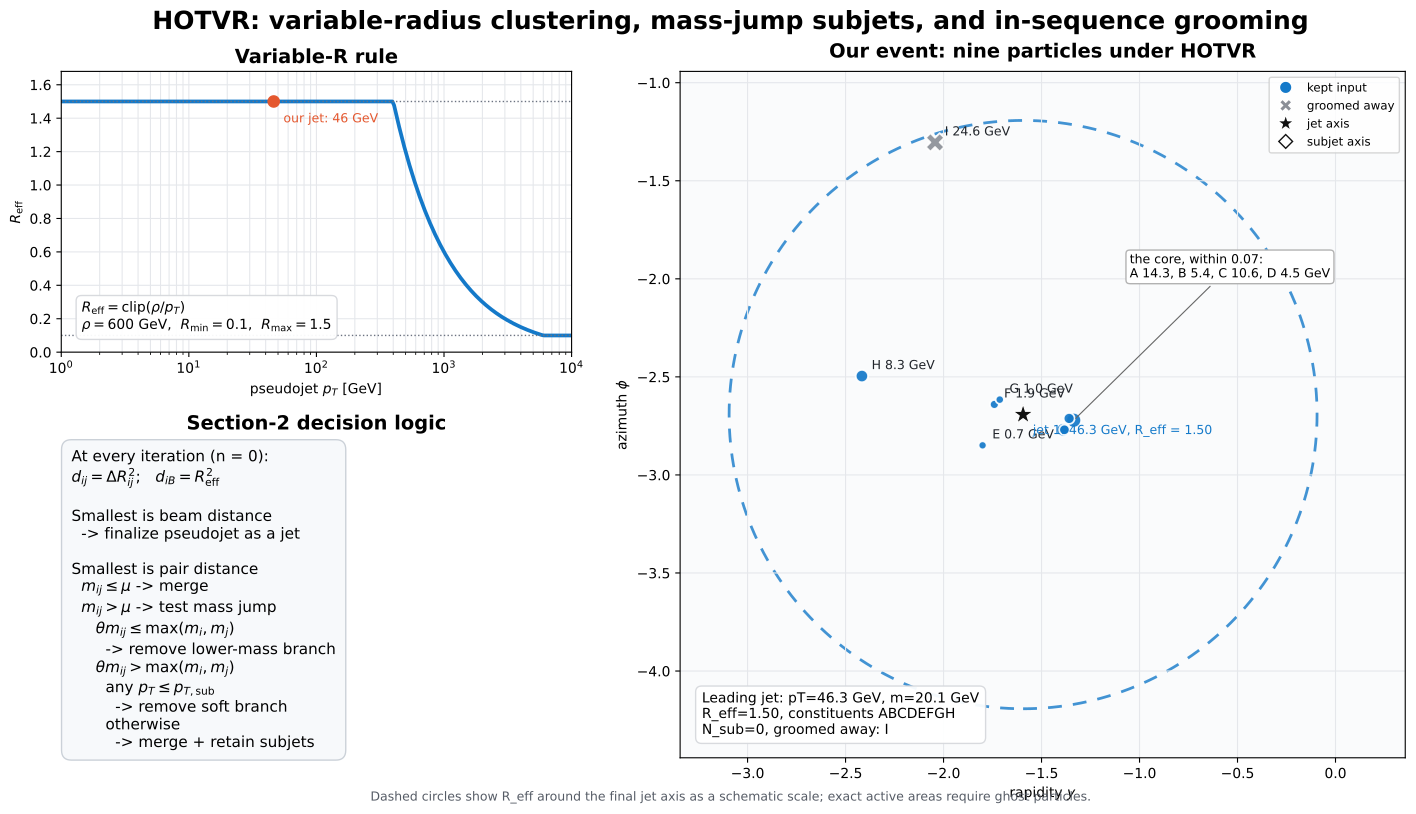

The Python source for this figure:
#!/usr/bin/env python3
"""HOTVR clustering, step by step, on the nine particles of antiKt.py.

The Heavy Object Tagger with Variable R (Lapsien, Kogler, Haller, arXiv:1606.04961, Section 2):
Cambridge/Aachen ordering (d_ij = DeltaR_ij^2, no momentum in the distance) with a beam distance that
shrinks with the pseudojet's pT,
    d_iB = R_eff(pT_i)^2,     R_eff = clip(rho / pT, R_min, R_max),
and a decision at every merge whose mass passes mu: the mass jump theta m_ij > max(m_i, m_j) must hold
and both branches must carry pT > pT_sub, otherwise the lighter (or the softer) branch is thrown away.
The defaults are the paper's top-tagging values (rho = 600 GeV, R_min = 0.1, R_max = 1.5, mu = 30 GeV,
theta = 0.7, pT_sub = 30 GeV); every one is a command-line option.

The particles are the nine of antiKt.py and caKt.py (rows of ../../Decay/event_Decay.lhe, massless): the
two cores of our b jet (A B, C D), three soft particles at its border (E F G), the leading particle of the
neighbouring gluon jet [4] (H, 1.1 away) and of jet [5] (I, 1.6 away). With R_eff = 1.5 for everything
below 400 GeV the whole neighbourhood is in reach: H is merged as an ordinary particle (the pair mass stays
below mu) and I, whose pair mass passes mu, is groomed away because it is softer than pT_sub. The script is
O(N^3), recomputes every distance at every step and prints every decision; it is a reading aid, not the
validated FastJet-contrib HOTVR plugin. plot_algorithms_GenJet.py runs the same decisions on the 749
particles of the event.

    python3 hotVR.py                                  # the branch checks, the history and a window with the picture
    python3 hotVR.py --no-show --output hotVR.pdf     # the picture as a file (make figures)
    python3 hotVR.py --rho 40 --mu 10 --ptsub 5       # parameters scaled down to a 100 GeV family
"""

from __future__ import annotations

import argparse
import math
from dataclasses import dataclass, field
from pathlib import Path
from typing import Iterable, Sequence


EPS = 1.0e-12


def delta_phi(phi_a: float, phi_b: float) -> float:
    """Return the signed azimuthal difference in [-pi, pi)."""

    return (phi_a - phi_b + math.pi) % (2.0 * math.pi) - math.pi


@dataclass(frozen=True)
class FourVector:
    """Minimal Cartesian Lorentz four-vector with (+, -, -, -) metric."""

    energy: float
    px: float
    py: float
    pz: float

    @classmethod
    def from_pt_y_phi_m(
        cls, pt: float, rapidity: float, phi: float, mass: float = 0.0
    ) -> "FourVector":
        if pt < 0.0 or mass < 0.0:
            raise ValueError("pt and mass must be non-negative")
        transverse_mass = math.hypot(pt, mass)
        return cls(
            energy=transverse_mass * math.cosh(rapidity),
            px=pt * math.cos(phi),
            py=pt * math.sin(phi),
            pz=transverse_mass * math.sinh(rapidity),
        )

    def __add__(self, other: "FourVector") -> "FourVector":
        return FourVector(
            self.energy + other.energy,
            self.px + other.px,
            self.py + other.py,
            self.pz + other.pz,
        )

    @property
    def pt(self) -> float:
        return math.hypot(self.px, self.py)

    @property
    def phi(self) -> float:
        return math.atan2(self.py, self.px)

    @property
    def mass(self) -> float:
        mass2 = (
            self.energy * self.energy
            - self.px * self.px
            - self.py * self.py
            - self.pz * self.pz
        )
        return math.sqrt(max(0.0, mass2))

    @property
    def rapidity(self) -> float:
        numerator = self.energy + self.pz
        denominator = self.energy - self.pz
        if numerator <= 0.0 or denominator <= 0.0:
            return math.copysign(math.inf, self.pz)
        return 0.5 * math.log(numerator / denominator)


@dataclass(frozen=True)
class PseudoJet:
    """A four-vector plus clustering ancestry and HOTVR subjets."""

    uid: int
    label: str
    p4: FourVector
    leaves: tuple[str, ...]
    subjets: tuple["PseudoJet", ...] = field(default_factory=tuple, repr=False)

    @property
    def pt(self) -> float:
        return self.p4.pt

    @property
    def mass(self) -> float:
        return self.p4.mass

    @property
    def rapidity(self) -> float:
        return self.p4.rapidity

    @property
    def phi(self) -> float:
        return self.p4.phi


@dataclass(frozen=True)
class HOTVRConfig:
    """HOTVR parameters (the defaults are the paper's top-tagging values)."""

    r_min: float = 0.1
    r_max: float = 1.5
    rho: float = 600.0  # GeV
    mu: float = 30.0  # GeV
    theta: float = 0.7
    pt_sub: float = 30.0  # GeV

    def __post_init__(self) -> None:
        if not 0.0 < self.r_min <= self.r_max:
            raise ValueError("Require 0 < r_min <= r_max")
        if self.rho <= 0.0 or self.mu < 0.0 or self.pt_sub < 0.0:
            raise ValueError("rho must be positive; mu and pt_sub non-negative")
        if not 0.0 <= self.theta <= 1.0:
            raise ValueError("theta must lie in [0, 1]")


@dataclass(frozen=True)
class HistoryStep:
    number: int
    action: str
    distance: float
    message: str


@dataclass(frozen=True)
class DiscardedPseudoJet:
    pseudojet: PseudoJet
    reason: str


@dataclass(frozen=True)
class ClusterResult:
    jets: tuple[PseudoJet, ...]
    discarded: tuple[DiscardedPseudoJet, ...]
    history: tuple[HistoryStep, ...]


def make_pseudojet(
    uid: int,
    label: str,
    pt: float,
    rapidity: float,
    phi: float,
    mass: float = 0.0,
) -> PseudoJet:
    """Build one input pseudojet from familiar collider coordinates."""

    return PseudoJet(
        uid=uid,
        label=label,
        p4=FourVector.from_pt_y_phi_m(pt, rapidity, phi, mass),
        leaves=(label,),
    )


def effective_radius(pt: float, config: HOTVRConfig) -> float:
    """Equation (4): clip rho / pt to [R_min, R_max]."""

    if pt <= 0.0:
        return config.r_max
    return min(config.r_max, max(config.r_min, config.rho / pt))


def pair_distance(a: PseudoJet, b: PseudoJet) -> float:
    """Equation (1) for HOTVR's n=0 choice: d_ij = DeltaR_ij^2."""

    dy = a.rapidity - b.rapidity
    dphi = delta_phi(a.phi, b.phi)
    return dy * dy + dphi * dphi


def beam_distance(a: PseudoJet, config: HOTVRConfig) -> float:
    """Equation (2) for n=0: d_iB = R_eff(pT_i)^2."""

    radius = effective_radius(a.pt, config)
    return radius * radius


def _subjet_leaves(pseudojet: PseudoJet) -> tuple[PseudoJet, ...]:
    """Flatten an existing HOTVR subjet list, or treat the object as one subjet."""

    return pseudojet.subjets if pseudojet.subjets else (pseudojet,)


def _merge(
    a: PseudoJet,
    b: PseudoJet,
    uid: int,
    record_subjets: bool,
) -> PseudoJet:
    if record_subjets:
        subjets = _subjet_leaves(a) + _subjet_leaves(b)
    elif a.subjets or b.subjets:
        # This is rarely reached for physical time-like four-vectors, because a
        # pseudojet that already passed a mass jump normally has mass > mu.
        # Propagating the existing leaves is the least surprising behaviour.
        subjets = _subjet_leaves(a) + _subjet_leaves(b)
    else:
        subjets = ()

    return PseudoJet(
        uid=uid,
        label=f"({a.label}+{b.label})",
        p4=a.p4 + b.p4,
        leaves=a.leaves + b.leaves,
        subjets=subjets,
    )


def hotvr_cluster(
    inputs: Sequence[PseudoJet], config: HOTVRConfig
) -> ClusterResult:
    """Cluster pseudojets using the Section-2 HOTVR decision sequence.

    The implementation deliberately recomputes every distance at each step so
    the correspondence with the paper is easy to inspect.  At exact mass ties,
    which Section 2 does not specify, the lower-pT object is removed; the uid is
    a final deterministic tie-breaker.
    """

    if len({pseudojet.uid for pseudojet in inputs}) != len(inputs):
        raise ValueError("Each input pseudojet must have a unique uid")

    active = list(inputs)
    jets: list[PseudoJet] = []
    discarded: list[DiscardedPseudoJet] = []
    history: list[HistoryStep] = []
    next_uid = max((pseudojet.uid for pseudojet in inputs), default=-1) + 1

    def remove(pseudojet: PseudoJet) -> None:
        active.remove(pseudojet)

    def log(action: str, distance: float, message: str) -> None:
        history.append(HistoryStep(len(history) + 1, action, distance, message))

    while active:
        # Candidate tuple: (distance, kind_order, uid_i, uid_j, kind, i, j).
        # kind_order only resolves the measure-zero case of an exact tie.
        candidates: list[
            tuple[float, int, int, int, str, PseudoJet, PseudoJet | None]
        ] = []
        for a in active:
            candidates.append((beam_distance(a, config), 0, a.uid, -1, "beam", a, None))
        for index, a in enumerate(active):
            for b in active[index + 1 :]:
                uid_a, uid_b = sorted((a.uid, b.uid))
                candidates.append((pair_distance(a, b), 1, uid_a, uid_b, "pair", a, b))

        distance, _, _, _, kind, a, b = min(candidates, key=lambda item: item[:4])

        # Step 1: a beam distance wins, so a is a completed jet.
        if kind == "beam":
            remove(a)
            jets.append(a)
            log(
                "finalize_jet",
                distance,
                f"d_iB = R_eff^2 smallest for {a.label}: finalize jet "
                f"(pT={a.pt:.1f}, m={a.mass:.1f}, R_eff={effective_radius(a.pt, config):.3f}).",
            )
            continue

        assert b is not None
        combined_p4 = a.p4 + b.p4
        combined_mass = combined_p4.mass

        # Step 2: below the mass threshold there is an ordinary recombination.
        if combined_mass <= config.mu + EPS:
            remove(a)
            remove(b)
            merged = _merge(a, b, next_uid, record_subjets=False)
            next_uid += 1
            active.append(merged)
            log(
                "merge_below_mu",
                distance,
                f"Pair {a.label} + {b.label} (dR={math.sqrt(distance):.3f}): m_ij={combined_mass:.1f} <= "
                f"mu={config.mu:.1f}; merge without declaring a new mass-jump subjet boundary.",
            )
            continue

        # Step 3: above mu, test the mass jump theta*m_ij > max(m_i,m_j).
        jump_lhs = config.theta * combined_mass
        jump_rhs = max(a.mass, b.mass)
        if not jump_lhs > jump_rhs + EPS:
            # The paper removes the lower-mass pseudojet.  For exact equal masses,
            # use lower pT and then uid as deterministic pedagogical tie-breaks.
            loser = min((a, b), key=lambda obj: (obj.mass, obj.pt, -obj.uid))
            remove(loser)
            discarded.append(
                DiscardedPseudoJet(loser, "mass-jump condition failed; lower-mass branch removed")
            )
            log(
                "discard_mass_jump",
                distance,
                f"Pair {a.label} + {b.label} (dR={math.sqrt(distance):.3f}): m_ij={combined_mass:.1f} > mu, but "
                f"theta*m_ij={jump_lhs:.1f} <= max(m_i,m_j)={jump_rhs:.1f}; "
                f"discard lower-mass {loser.label}.",
            )
            continue

        # Step 3b(i): a valid jump still requires both branches above pT,sub.
        soft = [obj for obj in (a, b) if obj.pt <= config.pt_sub + EPS]
        if soft:
            for loser in soft:
                remove(loser)
                discarded.append(
                    DiscardedPseudoJet(loser, "mass jump passed, but branch failed pT,sub")
                )
            soft_names = ", ".join(obj.label for obj in soft)
            log(
                "discard_soft",
                distance,
                f"Pair {a.label} + {b.label} (dR={math.sqrt(distance):.3f}): mass jump passes "
                f"(m_ij={combined_mass:.1f} > mu, theta*m_ij={jump_lhs:.1f} > {jump_rhs:.1f}), but {soft_names} has "
                f"pT <= pT,sub={config.pt_sub:.1f}; discard the soft branch.",
            )
            continue

        # Step 3b(ii): keep both branches, merge, and remember their subjets.
        remove(a)
        remove(b)
        merged = _merge(a, b, next_uid, record_subjets=True)
        next_uid += 1
        active.append(merged)
        log(
            "merge_mass_jump",
            distance,
            f"Pair {a.label} + {b.label} (dR={math.sqrt(distance):.3f}): m_ij={combined_mass:.1f} > mu, "
            f"theta*m_ij={jump_lhs:.1f} > {jump_rhs:.1f}, and both branches "
            f"have pT > {config.pt_sub:.1f}; merge and retain subjets.",
        )

    return ClusterResult(
        jets=tuple(sorted(jets, key=lambda jet: jet.pt, reverse=True)),
        discarded=tuple(discarded),
        history=tuple(history),
    )


# ------------------------------------------------------------
# Input particles: the nine of antiKt.py (rows of ../../Decay/event_Decay.lhe,
# massless, rapidity = eta); the comments give the row of the record.
# ------------------------------------------------------------
PARTICLES = (
    ("A", 14.269, -1.3358, -2.7211),   # pi+ [2181], the hardest particle of the b jet
    ("B", 5.414, -1.3592, -2.7120),    # pi- [2239], 0.025 from A
    ("C", 10.567, -1.3893, -2.7700),   # K- [2211], the D0's kaon
    ("D", 4.451, -1.3832, -2.7698),    # pi- [2241], 0.006 from C: the first merge of the whole event
    ("E", 0.680, -1.8008, -2.8491),    # pi+ [1217], the last particle anti-kT added to our real jet
    ("F", 1.857, -1.7408, -2.6406),    # gamma [1538], at the border
    ("G", 0.969, -1.7131, -2.6160),    # gamma [2183], 0.037 from F
    ("H", 8.282, -2.4166, -2.4959),    # Lambda0 [1546], the leading particle of the gluon jet [4], 1.1 away
    ("I", 24.572, -2.0434, -1.3043),   # pi+ [1592], the leading particle of jet [5], 1.6 away
)


def build_toy_events() -> dict[str, tuple[PseudoJet, ...]]:
    """Return the nine particles of our event as pseudojets."""

    return {"Our event": tuple(make_pseudojet(k, label, pt, y, phi) for k, (label, pt, y, phi) in enumerate(PARTICLES))}


def _branch_examples(config: HOTVRConfig) -> dict[str, str]:
    """Exercise the four non-beam branches and fail loudly if logic regresses."""

    cases = {
        "m_ij <= mu -> ordinary merge": (
            (
                make_pseudojet(100, "a", 80.0, 0.00, 0.00),
                make_pseudojet(101, "b", 60.0, 0.05, 0.08),
            ),
            "merge_below_mu",
        ),
        "mass jump + hard branches -> subjets": (
            (
                make_pseudojet(110, "a", 120.0, 0.00, -0.20),
                make_pseudojet(111, "b", 80.0, 0.00, 0.20),
            ),
            "merge_mass_jump",
        ),
        "mass jump + soft branch -> discard": (
            (
                make_pseudojet(120, "hard", 120.0, 0.00, 0.00),
                make_pseudojet(121, "soft", 15.0, 0.80, 0.00),
            ),
            "discard_soft",
        ),
        "failed mass jump -> discard lighter mass": (
            (
                make_pseudojet(130, "massive_core", 500.0, 0.00, 0.00, 170.0),
                make_pseudojet(131, "radiation", 20.0, 0.40, 0.40),
            ),
            "discard_mass_jump",
        ),
    }

    observed: dict[str, str] = {}
    for description, (particles, expected_action) in cases.items():
        result = hotvr_cluster(particles, config)
        actions = {step.action for step in result.history}
        if expected_action not in actions:
            raise AssertionError(
                f"Branch example '{description}' missed expected action "
                f"'{expected_action}'; observed {sorted(actions)}"
            )
        observed[description] = expected_action
    return observed


def _format_labels(labels: Iterable[str]) -> str:
    values = list(labels)
    return ", ".join(values) if values else "none"


def print_result(
    name: str,
    inputs: Sequence[PseudoJet],
    result: ClusterResult,
    config: HOTVRConfig,
) -> None:
    """Print kinematics and the complete clustering history."""

    print(f"\n{'=' * 78}\n{name}: HOTVR with rho = {config.rho:g} GeV, R_min = {config.r_min:g}, R_max = {config.r_max:g}, "
          f"mu = {config.mu:g} GeV, theta = {config.theta:g}, pT_sub = {config.pt_sub:g} GeV")
    print("Input pseudojets:")
    for particle in inputs:
        print(
            f"  {particle.label:>5s}: pT={particle.pt:6.2f} GeV, "
            f"y={particle.rapidity:+7.4f}, phi={particle.phi:+7.4f}, "
            f"m={particle.mass:5.1f} GeV, R_eff={effective_radius(particle.pt, config):.3f}"
        )

    print("Clustering history:")
    for step in result.history:
        print(f"  [{step.number:02d}] {step.action:>18s}  d={step.distance:7.4f}  {step.message}")

    print("Final jets:")
    for index, jet in enumerate(result.jets, start=1):
        subjet_labels = ["+".join(subjet.leaves) for subjet in jet.subjets]
        print(
            f"  J{index}: pT={jet.pt:6.1f} GeV, y={jet.rapidity:+6.3f}, "
            f"phi={jet.phi:+6.3f}, m={jet.mass:6.1f} GeV, "
            f"R_eff={effective_radius(jet.pt, config):.3f}, "
            f"constituents=[{''.join(sorted(jet.leaves))}], "
            f"subjets=[{_format_labels(subjet_labels)}]"
        )
    print(
        "Discarded (groomed away): "
        + _format_labels(
            leaf
            for removed in result.discarded
            for leaf in removed.pseudojet.leaves
        )
    )


def _leaf_outcomes(result: ClusterResult) -> tuple[dict[str, int], set[str]]:
    jet_for_leaf: dict[str, int] = {}
    for jet_index, jet in enumerate(result.jets):
        for leaf in jet.leaves:
            jet_for_leaf[leaf] = jet_index
    discarded = {
        leaf
        for removed in result.discarded
        for leaf in removed.pseudojet.leaves
    }
    return jet_for_leaf, discarded


def _draw_event(
    ax,
    title: str,
    inputs: Sequence[PseudoJet],
    result: ClusterResult,
    config: HOTVRConfig,
) -> None:
    """Draw the nine particles and the HOTVR jets in the (y, phi) plane."""

    from matplotlib.lines import Line2D
    from matplotlib.patches import Circle

    palette = ("#1479C9", "#E4572E", "#2E8B57", "#8E5EA2")
    jet_for_leaf, discarded = _leaf_outcomes(result)
    hardest = max(inputs, key=lambda p: sum(pair_distance(p, q) < 0.01 for q in inputs))   # the core's centre (A)
    core: list[PseudoJet] = []

    for particle in inputs:
        if particle.label in discarded:
            color = "#8B8F97"
            marker = "X"
            zorder = 6
        else:
            color = palette[jet_for_leaf.get(particle.label, 0) % len(palette)]
            marker = "o"
            zorder = 5
        size = 30.0 + 6.0 * particle.pt
        ax.scatter(
            particle.rapidity,
            particle.phi,
            s=size,
            color=color,
            marker=marker,
            edgecolor="white",
            linewidth=1.3,
            alpha=0.92,
            zorder=zorder,
        )
        if pair_distance(particle, hardest) < 0.01:          # the core: too close to label one by one
            core.append(particle)
            continue
        ax.annotate(
            f"{particle.label} {particle.pt:.1f} GeV",
            (particle.rapidity, particle.phi),
            xytext=(7, 5),
            textcoords="offset points",
            fontsize=9,
            color="#20242A",
            ha="left",
            zorder=8,
        )
    if core:
        ax.annotate("the core, within 0.07:\n" + ", ".join(f"{p.label} {p.pt:.1f}" for p in core) + " GeV",
                    (hardest.rapidity, hardest.phi), xytext=(0.62, 0.70), textcoords="axes fraction", fontsize=9,
                    arrowprops=dict(arrowstyle="-", color="0.4", lw=0.8), bbox=dict(boxstyle="round,pad=0.3", fc="white", ec="0.7"), zorder=9)

    for jet_index, jet in enumerate(result.jets):
        color = palette[jet_index % len(palette)]
        radius = effective_radius(jet.pt, config)
        ax.add_patch(
            Circle(
                (jet.rapidity, jet.phi),
                radius,
                fill=False,
                color=color,
                linestyle=(0, (5, 4)),
                linewidth=2.0,
                alpha=0.8,
                zorder=1,
            )
        )
        ax.scatter(
            jet.rapidity,
            jet.phi,
            marker="*",
            s=230,
            color="#111111",
            edgecolor="white",
            linewidth=0.8,
            zorder=9,
        )
        ax.annotate(
            f"jet {jet_index + 1}: {jet.pt:.1f} GeV, R_eff = {radius:.2f}",
            (jet.rapidity, jet.phi),
            xytext=(7, -14),
            textcoords="offset points",
            fontsize=9,
            color=color,
            zorder=8,
        )
        for subjet in jet.subjets:
            ax.scatter(
                subjet.rapidity,
                subjet.phi,
                marker="D",
                s=48,
                facecolor="none",
                edgecolor="#111111",
                linewidth=1.2,
                zorder=8,
            )

    leading = result.jets[0]
    removed_labels = [
        leaf
        for removed in result.discarded
        for leaf in removed.pseudojet.leaves
    ]
    summary = (
        f"Leading jet: pT={leading.pt:.1f} GeV, m={leading.mass:.1f} GeV\n"
        f"R_eff={effective_radius(leading.pt, config):.2f}, constituents {''.join(sorted(leading.leaves))}\n"
        f"N_sub={len(leading.subjets)}, groomed away: {_format_labels(removed_labels)}"
    )
    ax.text(
        0.03,
        0.03,
        summary,
        transform=ax.transAxes,
        fontsize=10,
        va="bottom",
        ha="left",
        bbox=dict(boxstyle="round,pad=0.45", facecolor="white", edgecolor="#D5D8DC", alpha=0.94),
        zorder=10,
    )

    ax.set_title(title, fontsize=14, weight="bold", pad=10)
    ax.set_xlabel(r"rapidity $y$")
    ax.set_ylabel(r"azimuth $\phi$")
    ax.set_aspect("equal", adjustable="box")
    ax.grid(True, color="#E5E7EB", linewidth=0.8, zorder=0)
    ax.set_facecolor("#FAFBFC")

    r_lead = effective_radius(leading.pt, config)
    ys = [p.rapidity for p in inputs] + [leading.rapidity - r_lead, leading.rapidity + r_lead]
    ps = [p.phi for p in inputs] + [leading.phi - r_lead, leading.phi + r_lead]
    ax.set_xlim(min(ys) - 0.25, max(ys) + 0.45)
    ax.set_ylim(min(ps) - 0.25, max(ps) + 0.25)
    handles = [
        Line2D([0], [0], marker="o", color="none", markerfacecolor="#1479C9", markeredgecolor="white", markersize=9, label="kept input"),
        Line2D([0], [0], marker="X", color="none", markerfacecolor="#8B8F97", markeredgecolor="white", markersize=9, label="groomed away"),
        Line2D([0], [0], marker="*", color="none", markerfacecolor="#111111", markeredgecolor="white", markersize=13, label="jet axis"),
        Line2D([0], [0], marker="D", color="none", markerfacecolor="none", markeredgecolor="#111111", markersize=7, label="subjet axis"),
    ]
    ax.legend(handles=handles, loc="upper right", frameon=True, fontsize=8.5)


def make_figure(
    events: dict[str, tuple[PseudoJet, ...]],
    results: dict[str, ClusterResult],
    config: HOTVRConfig,
    output: Path,
    dpi: int,
) -> None:
    """Create the explanatory HOTVR figure and save it."""

    import matplotlib.pyplot as plt

    fig = plt.figure(figsize=(14.5, 8.0), constrained_layout=True)
    grid = fig.add_gridspec(2, 2, width_ratios=(1.0, 1.6), height_ratios=(1.0, 1.12))
    radius_ax = fig.add_subplot(grid[0, 0])
    flow_ax = fig.add_subplot(grid[1, 0])
    event_ax = fig.add_subplot(grid[:, 1])

    # Variable-radius curve, using logarithmic sampling without numpy.
    pts = [10.0 ** (0.0 + index * (4.0 - 0.0) / 299.0) for index in range(300)]
    radii = [effective_radius(pt, config) for pt in pts]
    radius_ax.plot(pts, radii, color="#1479C9", linewidth=2.7)
    radius_ax.axhline(config.r_min, color="#6B7280", linewidth=1.0, linestyle=":")
    radius_ax.axhline(config.r_max, color="#6B7280", linewidth=1.0, linestyle=":")
    for name, result in results.items():
        jet = result.jets[0]
        radius_ax.scatter(jet.pt, effective_radius(jet.pt, config), s=65, color="#E4572E", zorder=5)
        radius_ax.annotate(
            f"our jet: {jet.pt:.0f} GeV",
            (jet.pt, effective_radius(jet.pt, config)),
            xytext=(7, -15),
            textcoords="offset points",
            fontsize=9,
            color="#E4572E",
        )
    radius_ax.set_xscale("log")
    radius_ax.set_xlim(1.0, 10000.0)
    radius_ax.set_ylim(0.0, config.r_max * 1.12)
    radius_ax.set_xlabel(r"pseudojet $p_T$ [GeV]")
    radius_ax.set_ylabel(r"$R_{\mathrm{eff}}$")
    radius_ax.set_title("Variable-R rule", fontsize=14, weight="bold")
    radius_ax.grid(True, which="both", color="#E5E7EB", linewidth=0.8)
    radius_ax.text(
        0.04,
        0.08,
        rf"$R_{{\rm eff}}=\mathrm{{clip}}(\rho/p_T)$" "\n"
        rf"$\rho={config.rho:.0f}$ GeV,  $R_{{\min}}={config.r_min:.1f}$,  $R_{{\max}}={config.r_max:.1f}$",
        transform=radius_ax.transAxes,
        fontsize=10,
        bbox=dict(boxstyle="round,pad=0.4", facecolor="white", edgecolor="#D5D8DC", alpha=0.94),
    )

    flow_ax.axis("off")
    flow_text = (
        "At every iteration (n = 0):\n"
        r"$d_{ij}=\Delta R_{ij}^2$;   $d_{iB}=R_{\rm eff}^2$" "\n\n"
        "Smallest is beam distance\n"
        "  -> finalize pseudojet as a jet\n\n"
        "Smallest is pair distance\n"
        r"  $m_{ij}\leq\mu$ -> merge" "\n"
        r"  $m_{ij}>\mu$ -> test mass jump" "\n"
        r"     $\theta m_{ij}\leq\max(m_i,m_j)$" "\n"
        "       -> remove lower-mass branch\n"
        r"     $\theta m_{ij}>\max(m_i,m_j)$" "\n"
        r"       any $p_T\leq p_{T,\rm sub}$" "\n"
        "         -> remove soft branch\n"
        "       otherwise\n"
        "         -> merge + retain subjets"
    )
    flow_ax.text(
        0.02,
        0.98,
        flow_text,
        va="top",
        ha="left",
        fontsize=11.0,
        linespacing=1.25,
        bbox=dict(boxstyle="round,pad=0.65", facecolor="#F7F9FB", edgecolor="#CBD1D8"),
    )
    flow_ax.set_title("Section-2 decision logic", fontsize=14, weight="bold", pad=10)

    for name, particles in events.items():
        _draw_event(event_ax, f"{name}: nine particles under HOTVR", particles, results[name], config)

    fig.suptitle(
        "HOTVR: variable-radius clustering, mass-jump subjets, and in-sequence grooming",
        fontsize=18,
        weight="bold",
    )
    fig.text(
        0.5,
        0.003,
        "Dashed circles show R_eff around the final jet axis as a schematic scale; exact active areas require ghost particles.",
        ha="center",
        va="bottom",
        fontsize=9,
        color="#555B65",
    )

    output.parent.mkdir(parents=True, exist_ok=True)
    fig.savefig(output, dpi=dpi, bbox_inches="tight", facecolor="white")
    plt.close(fig)


def parse_args() -> argparse.Namespace:
    parser = argparse.ArgumentParser(
        description="Illustrate the HOTVR jet algorithm on nine particles of our event.",
        formatter_class=argparse.RawDescriptionHelpFormatter, epilog=__doc__,
    )
    parser.add_argument(
        "--output",
        type=Path,
        default=Path("hotVR.pdf"),
        help="output figure (default: hotVR.pdf)",
    )
    parser.add_argument("--dpi", type=int, default=180, help="figure resolution (default: 180)")
    parser.add_argument("--no-show", action="store_true", help="save the figure without opening a window")
    parser.add_argument("--no-plot", action="store_true", help="the log only")
    parser.add_argument("--quiet", action="store_true", help="suppress the detailed clustering log")
    parser.add_argument("--rho", type=float, default=600.0, help="rho of R_eff = rho/pT [GeV] (default 600)")
    parser.add_argument("--rmin", type=float, default=0.1, help="R_min (default 0.1)")
    parser.add_argument("--rmax", type=float, default=1.5, help="R_max (default 1.5)")
    parser.add_argument("--mu", type=float, default=30.0, help="mass threshold mu [GeV] (default 30)")
    parser.add_argument("--theta", type=float, default=0.7, help="mass-jump parameter theta (default 0.7)")
    parser.add_argument("--ptsub", type=float, default=30.0, help="pT_sub [GeV] (default 30)")
    return parser.parse_args()


def main() -> None:
    args = parse_args()
    if args.dpi < 72:
        raise SystemExit("--dpi must be at least 72")

    # Select a non-interactive backend before pyplot is imported when requested.
    if args.no_show:
        import matplotlib

        matplotlib.use("Agg")

    config = HOTVRConfig(r_min=args.rmin, r_max=args.rmax, rho=args.rho, mu=args.mu, theta=args.theta, pt_sub=args.ptsub)
    branch_checks = _branch_examples(config)
    events = build_toy_events()
    results = {name: hotvr_cluster(particles, config) for name, particles in events.items()}

    if not args.quiet:
        print("HOTVR branch checks:")
        for description, action in branch_checks.items():
            print(f"  PASS  {description}  [{action}]")
        for name, particles in events.items():
            print_result(name, particles, results[name], config)

    if args.no_plot:
        return
    make_figure(events, results, config, args.output, args.dpi)
    print(f"\nSaved HOTVR illustration to: {args.output.resolve()}")

    if not args.no_show:
        # Reopen the saved figure so interactive and headless executions share
        # exactly the same rendered output.
        import matplotlib.pyplot as plt

        image = plt.imread(args.output)
        plt.figure(figsize=(14.5, 8.0))
        plt.imshow(image)
        plt.axis("off")
        plt.show()


if __name__ == "__main__":
    main()
